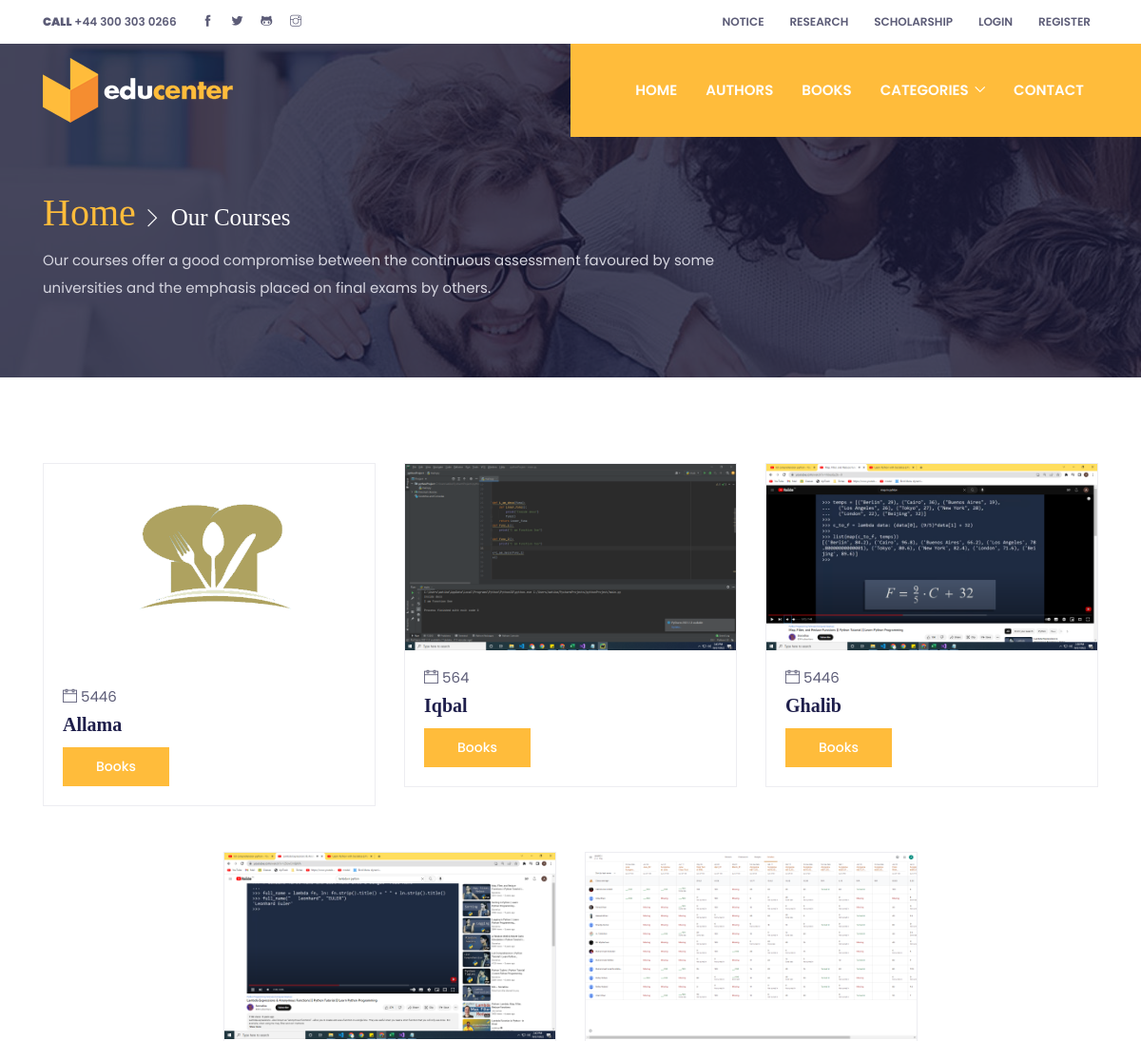
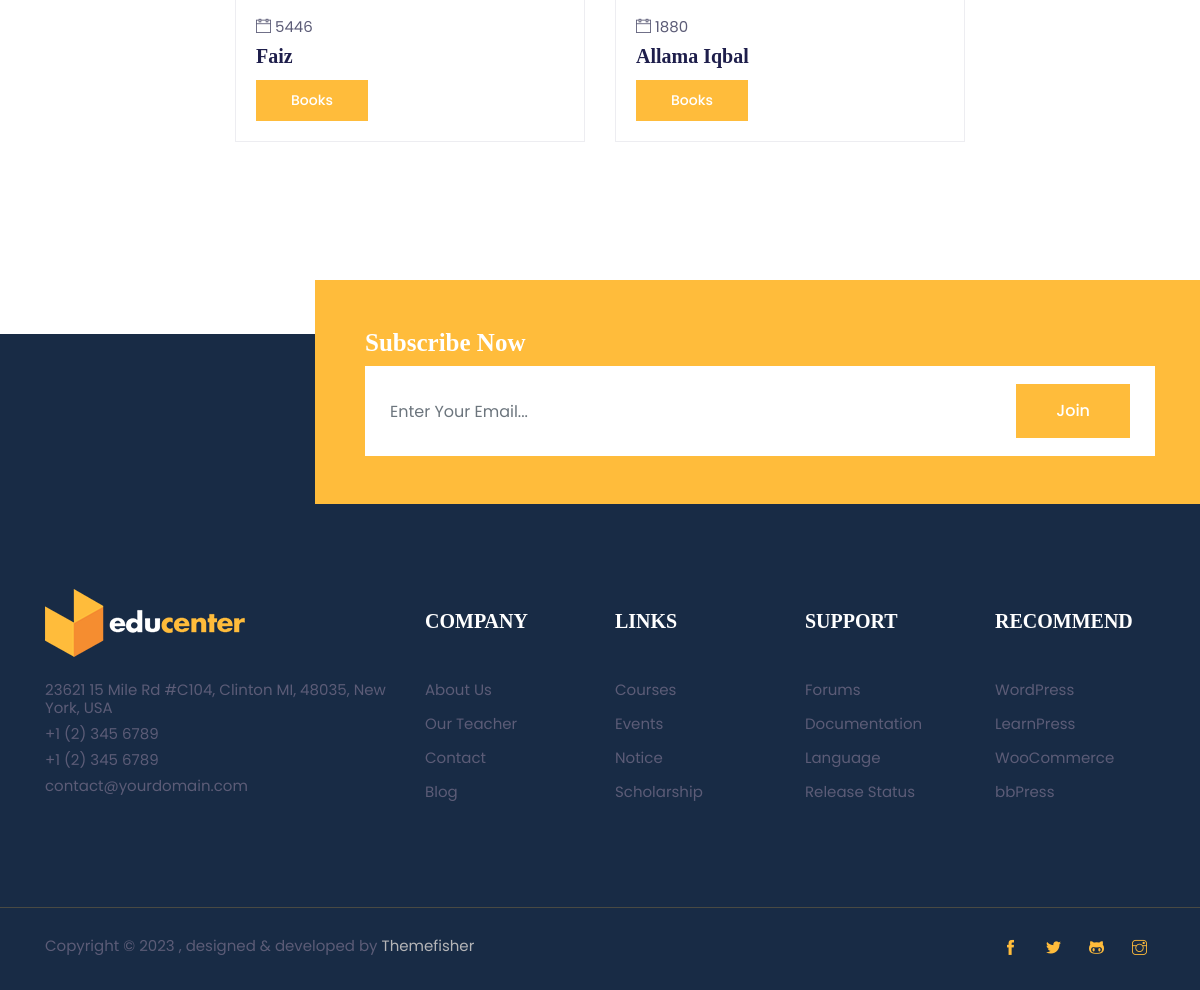
The page /User/Authors.php on the database its author committed (2 pictures, top to bottom).
### tables this page shows
CREATE TABLE `author` (
  `id` int(11) NOT NULL,
  `auth_name` varchar(20) NOT NULL,
  `since` varchar(20) NOT NULL,
  `auth_picture` varchar(100) NOT NULL
);

### User/Authors.php (the view, shortened to what this page needs)
<?php include('header.php');
include('../Admin/connection.php');
$q="select * from author";
$run=mysqli_query($con,$q);
?>
<section class="page-title-section overlay" data-background="images/backgrounds/page-title.jpg">
  <div class="container">
    <div class="row">
      <div class="col-md-8">
        <ul class="list-inline custom-breadcrumb mb-2">
          <li class="list-inline-item"><a class="h2 text-primary font-secondary" href="index.html">Home</a></li>
          <li class="list-inline-item text-white h3 font-secondary nasted">Our Courses</li>
        </ul>
        <p class="text-lighten mb-0">Our courses offer a good compromise between the continuous assessment favoured by some universities and the emphasis placed on final exams by others.</p>
      </div>
    </div>
  </div>
</section>
<section class="section">
  <div class="container">
<div class="row justify-content-center">
<?php while($data=mysqli_fetch_assoc($run)) {?>
  <div class="col-lg-4 col-sm-6 mb-5">
    <div class="card p-0 border-primary rounded-0 hover-shadow">
      <img class="card-img-top rounded-0" src="../Admin/<?php echo $data['auth_picture'] ?>" alt="course thumb">
      <div class="card-body">
        <ul class="list-inline mb-2">
          <li class="list-inline-item"><i class="ti-calendar mr-1 text-color"></i><?php echo $data['since'] ?></li>
        </ul>
        <a href="course-single.html">
          <h4 class="card-title"><?php echo $data['auth_name'] ?></h4>
        </a>
        <a href="Books.php?auth_id=<?php echo $data['id'] ?>" class="btn btn-primary btn-sm">Books</a>
      </div>
    </div>
  </div>
<?php } ?>
</div>
  </div>
</section>
<?php include('footer.php') ?>

### User/header.php (shortened to what this page needs)
<?php
function PageName() {
  return substr($_SERVER["SCRIPT_NAME"],strrpos($_SERVER["SCRIPT_NAME"],"/")+1);
}
$current_page = PageName();
?>
<!DOCTYPE html>
<html lang="en">
<head>
  <link rel="stylesheet" href="plugins/bootstrap/bootstrap.min.css">
  <link rel="stylesheet" href="plugins/slick/slick.css">
  <link rel="stylesheet" href="plugins/themify-icons/themify-icons.css">
  <link rel="stylesheet" href="plugins/animate/animate.css">
  <link rel="stylesheet" href="plugins/aos/aos.css">
  <link rel="stylesheet" href="plugins/venobox/venobox.css">
  <link href="css/style.css" rel="stylesheet">
</head>
<body>
<header class="fixed-top header">
  <div class="top-header py-2 bg-white">
    <div class="container">
      <div class="row no-gutters">
        <div class="col-lg-4 text-center text-lg-left">
          <a class="text-color mr-3" href="tel:+443003030266"><strong>CALL</strong> +44 300 303 0266</a>
          <ul class="list-inline d-inline">
            <li class="list-inline-item mx-0"><a class="d-inline-block p-2 text-color" href="https://facebook.com/themefisher/"><i class="ti-facebook"></i></a></li>
            <li class="list-inline-item mx-0"><a class="d-inline-block p-2 text-color" href="https://twitter.com/themefisher"><i class="ti-twitter-alt"></i></a></li>
            <li class="list-inline-item mx-0"><a class="d-inline-block p-2 text-color" href="https://github.com/themefisher"><i class="ti-github"></i></a></li>
            <li class="list-inline-item mx-0"><a class="d-inline-block p-2 text-color" href="https://instagram.com/themefisher/"><i class="ti-instagram"></i></a></li>
          </ul>
        </div>
        <div class="col-lg-8 text-center text-lg-right">
          <ul class="list-inline">
            <li class="list-inline-item"><a class="text-uppercase text-color p-sm-2 py-2 px-0 d-inline-block" href="notice.html">notice</a></li>
            <li class="list-inline-item"><a class="text-uppercase text-color p-sm-2 py-2 px-0 d-inline-block" href="research.html">research</a></li>
            <li class="list-inline-item"><a class="text-uppercase text-color p-sm-2 py-2 px-0 d-inline-block" href="scholarship.html">SCHOLARSHIP</a></li>
            <li class="list-inline-item"><a class="text-uppercase text-color p-sm-2 py-2 px-0 d-inline-block" href="#loginModal" data-toggle="modal" data-target="#loginModal">login</a></li>
            <li class="list-inline-item"><a class="text-uppercase text-color p-sm-2 py-2 px-0 d-inline-block" href="#signupModal" data-toggle="modal" data-target="#signupModal">register</a></li>
          </ul>
        </div>
      </div>
    </div>
  </div>
  <div class="navigation w-100">
    <div class="container">
      <nav class="navbar navbar-expand-lg navbar-dark p-0">
        <a class="navbar-brand" href="index.html"><img src="images/logo.png" alt="logo"></a>
        <div class="collapse navbar-collapse" id="navigation">
          <ul class="navbar-nav ml-auto text-center">
            <li class="nav-item <?php echo $current_page == 'index.php' ? 'active' : NULL ?>">
              <a class="nav-link" href="index.php">Home</a>
            </li>
            <li class="nav-item <?php echo $current_page == 'authors.php' ? 'active' : NULL ?>">
              <a class="nav-link" href="authors.php">Authors</a>
            </li>
            <li class="nav-item <?php echo $current_page == 'books.php' ? 'active' : NULL ?>">
              <a class="nav-link" href="books.php">Books</a>
            </li>
            <li class="nav-item dropdown view">
              <a class="nav-link dropdown-toggle" href="#" id="navbarDropdown" role="button" data-toggle="dropdown" aria-haspopup="true" aria-expanded="false">
                Categories
              </a>
            </li>
            <li class="nav-item @@contact">
              <a class="nav-link" href="contact.html">CONTACT</a>
            </li>
          </ul>
        </div>
      </nav>
    </div>
  </div>
</header>

### User/footer.php (shortened to what this page needs)
<footer>
  <div class="newsletter">
    <div class="container">
      <div class="row">
        <div class="col-md-9 ml-auto bg-primary py-5 newsletter-block">
          <h3 class="text-white">Subscribe Now</h3>
          <form action="#">
            <div class="input-wrapper">
              <input type="email" class="form-control border-0" id="newsletter" name="newsletter" placeholder="Enter Your Email...">
              <button type="submit" value="send" class="btn btn-primary">Join</button>
            </div>
          </form>
        </div>
      </div>
    </div>
  </div>
  <div class="footer bg-footer section border-bottom">
    <div class="container">
      <div class="row">
        <div class="col-lg-4 col-sm-8 mb-5 mb-lg-0">
          <a class="logo-footer" href="index.html"><img class="img-fluid mb-4" src="images/logo.png" alt="logo"></a>
          <ul class="list-unstyled">
            <li class="mb-2">23621 15 Mile Rd #C104, Clinton MI, 48035, New York, USA</li>
            <li class="mb-2">+1 (2) 345 6789</li>
            <li class="mb-2">+1 (2) 345 6789</li>
            <li class="mb-2">contact@yourdomain.com</li>
          </ul>
        </div>
        <div class="col-lg-2 col-md-3 col-sm-4 col-6 mb-5 mb-md-0">
          <h4 class="text-white mb-5">COMPANY</h4>
          <ul class="list-unstyled">
            <li class="mb-3"><a class="text-color" href="about.html">About Us</a></li>
            <li class="mb-3"><a class="text-color" href="teacher.html">Our Teacher</a></li>
            <li class="mb-3"><a class="text-color" href="contact.html">Contact</a></li>
            <li class="mb-3"><a class="text-color" href="blog.html">Blog</a></li>
          </ul>
        </div>
        <div class="col-lg-2 col-md-3 col-sm-4 col-6 mb-5 mb-md-0">
          <h4 class="text-white mb-5">LINKS</h4>
          <ul class="list-unstyled">
            <li class="mb-3"><a class="text-color" href="courses.html">Courses</a></li>
            <li class="mb-3"><a class="text-color" href="events.html">Events</a></li>
            <li class="mb-3"><a class="text-color" href="notice.html">Notice</a></li>
            <li class="mb-3"><a class="text-color" href="scholarship.html">Scholarship</a></li>
          </ul>
        </div>
        <div class="col-lg-2 col-md-3 col-sm-4 col-6 mb-5 mb-md-0">
          <h4 class="text-white mb-5">SUPPORT</h4>
          <ul class="list-unstyled">
            <li class="mb-3"><a class="text-color" href="https://themefisher.com/blog">Forums</a></li>
            <li class="mb-3"><a class="text-color" href="https://docs.themefisher.com/">Documentation</a></li>
            <li class="mb-3"><a class="text-color" href="#!">Language</a></li>
            <li class="mb-3"><a class="text-color" href="#!">Release Status</a></li>
          </ul>
        </div>
        <div class="col-lg-2 col-md-3 col-sm-4 col-6 mb-5 mb-md-0">
          <h4 class="text-white mb-5">RECOMMEND</h4>
          <ul class="list-unstyled">
            <li class="mb-3"><a class="text-color" href="https://themefisher.com/">WordPress</a></li>
            <li class="mb-3"><a class="text-color" href="https://themefisher.com/">LearnPress</a></li>
            <li class="mb-3"><a class="text-color" href="https://themefisher.com/">WooCommerce</a></li>
            <li class="mb-3"><a class="text-color" href="https://themefisher.com/">bbPress</a></li>
          </ul>
        </div>
      </div>
    </div>
  </div>
  <div class="copyright py-4 bg-footer">
    <div class="container">
      <div class="row">
        <div class="col-sm-7 text-sm-left text-center">
          <p class="mb-0">Copyright &copy;
            , designed & developed by <a href="https://themefisher.com/" class="text-muted">Themefisher</a>
          </p>
        </div>
        <div class="col-sm-5 text-sm-right text-center">
          <ul class="list-inline">
            <li class="list-inline-item"><a class="d-inline-block p-2" href="https://facebook.com/themefisher/"><i class="ti-facebook text-primary"></i></a></li>
            <li class="list-inline-item"><a class="d-inline-block p-2" href="https://twitter.com/themefisher"><i class="ti-twitter-alt text-primary"></i></a></li>
            <li class="list-inline-item"><a class="d-inline-block p-2" href="https://github.com/themefisher"><i class="ti-github text-primary"></i></a></li>
            <li class="list-inline-item"><a class="d-inline-block p-2" href="https://instagram.com/themefisher/"><i class="ti-instagram text-primary"></i></a></li>
          </ul>
        </div>
      </div>
    </div>
  </div>
</footer>
</body>
</html>

### User/css/style.css (style rules this page uses)
body { line-height: 1.2; font-family: "Poppins", sans-serif; -webkit-font-smoothing: antialiased; font-size: 15px; color: #5c5c77; }
p, .paragraph { font-weight: 400; color: #5c5c77; font-size: 15px; line-height: 1.9; font-family: "Poppins", sans-serif; }
h1, h2, h3, h4, h5, h6 { color: #1e1e4b; font-family: "futura-bold"; font-weight: 700; line-height: 1.2; }
h2, .h2 { font-size: 40px; }
h3, .h3 { font-size: 25px; }
h4, .h4 { font-size: 20px; }
.btn { font-size: 16px; font-family: "Poppins", sans-serif; text-transform: capitalize; padding: 15px 40px; border-radius: 0; font-weight: 500; border: 0; position: relative; z-index: 1; transition: 0.2s ease; overflow: hidden; white-space: nowrap; }
.btn::before { position: absolute; content: ""; height: 80%; width: 100%; left: 0; bottom: 10%; z-index: -1; transition: transform 0.2s ease-in-out; transform-origin: top; transform: scaleY(0); }
.btn-sm { font-size: 14px; padding: 10px 35px; }
.btn-primary { color: #fff; background-color: #ffbc3b; }
.btn-primary::before { background-color: #fff; }
body { background-color: #fff; overflow-x: hidden; }
ol, ul { list-style-type: none; margin: 0px; }
img { vertical-align: middle; border: 0; }
a, a:hover, a:focus { text-decoration: none; }
a, button, select { cursor: pointer; transition: 0.2s ease; }
h4 { transition: 0.2s ease; }
.section { padding-top: 90px; padding-bottom: 90px; }
.border-primary { border-color: #ededf1 !important; }
.overlay { position: relative; }
.overlay::before { position: absolute; content: ""; height: 100%; width: 100%; top: 0; left: 0; background: #1a1a37; opacity: 0.8; }
.bg-primary { background: #ffbc3b !important; }
.text-primary { color: #ffbc3b !important; }
.text-color { color: #5c5c77; }
.text-lighten { color: #d6d6e0 !important; }
.text-muted { color: #b5b5b7 !important; }
.font-secondary { font-family: "futura-bold"; }
.page-title-section { padding: 200px 0 80px; }
.custom-breadcrumb li.nasted { position: relative; padding-left: 25px; }
.custom-breadcrumb li.nasted::before { position: absolute; font-family: "themify"; content: "\e649"; font-size: 20px; top: 50%; left: -5px; color: #fff; transform: translateY(-50%); }
.top-header { font-size: 12px; transition: transform 0.2s ease; transform-origin: top; font-weight: 600; }
.navigation { background: linear-gradient(to right, transparent 50%, #ffbc3b 50%); transition: 0.2s ease; }
.navbar-nav { padding-left: 50px; background: #ffbc3b; }
.nav-item { margin: 0 15px; position: relative; }
.nav-item .nav-link { text-transform: uppercase; font-weight: 600; }
.nav-item::before { position: absolute; left: 0; bottom: 0; height: 6px; width: 100%; content: ""; background: #fff; transform: scaleY(0); transform-origin: top; transition: transform 0.3s ease; pointer-events: none; }
.navbar-dark .navbar-nav .nav-link { color: #fff; }
.navbar-expand-lg .navbar-nav .nav-link { padding: 40px 0px; }
.navbar .nav-item > .dropdown-toggle::after { border: 0; margin-left: 0.255em; vertical-align: 1px; content: "\e64b"; font-family: "themify"; font-size: 11px; width: auto; }
.hover-shadow { transition: 0.3s ease; }
.newsletter { background-image: linear-gradient(to right, transparent 50%, #ffbc3b 50%); margin-bottom: -170px; position: relative; z-index: 1; }
.newsletter-block { padding-left: 50px; }
.input-wrapper { position: relative; }
.input-wrapper button { position: absolute; right: 25px; top: 50%; transform: translateY(-50%); }
.form-control { height: 60px; background: #fff; border-radius: 0; padding-left: 25px; }
.newsletter-block .form-control { height: 90px; }
.bg-footer { background-color: #182b45; }
.logo-footer { margin-top: -20px; display: inline-block; }
.footer { border-color: #494a43 !important; padding-top: 275px; }

### rows shown on the page
author: auth_picture (picture), since "5446", auth_name "Allama"
author: auth_picture (picture), since "564", auth_name "Iqbal"
author: auth_picture (picture), since "5446", auth_name "Ghalib"
author: auth_picture (picture), since "5446", auth_name "Faiz"
author: auth_picture (picture), since "1880", auth_name "Allama Iqbal"
